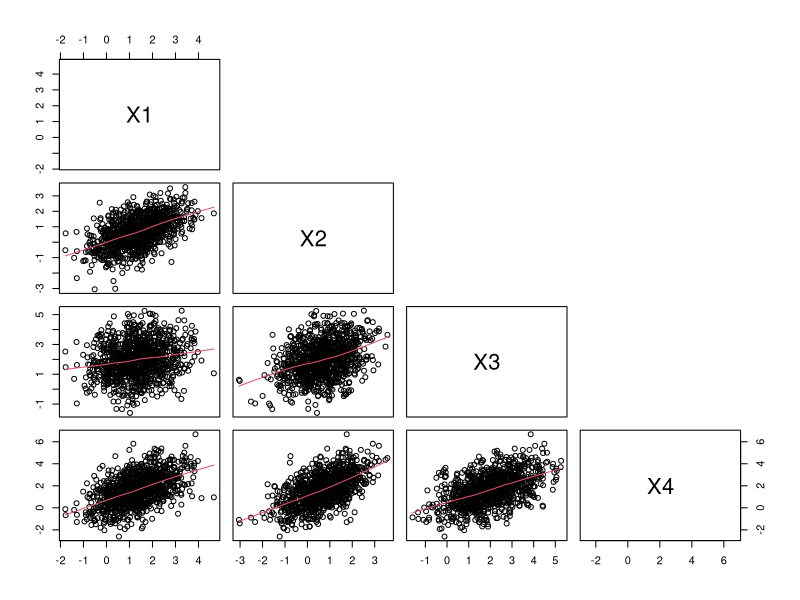
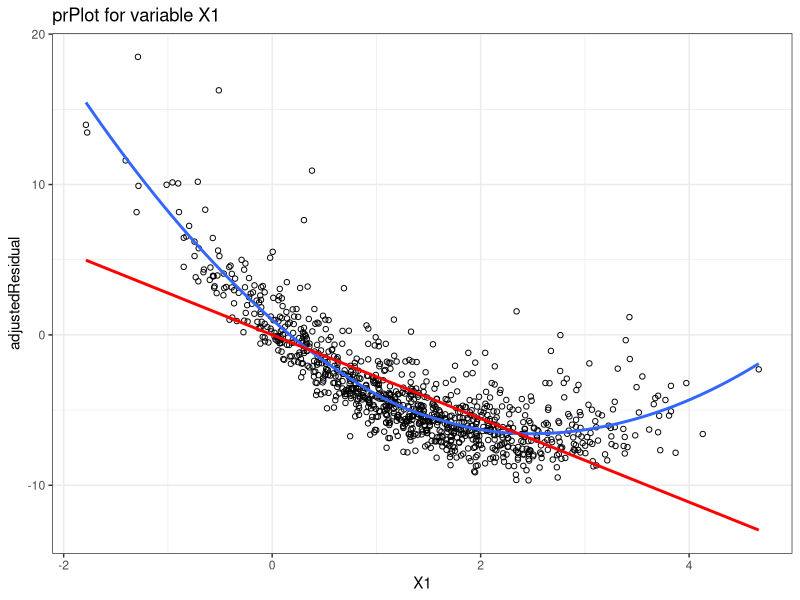
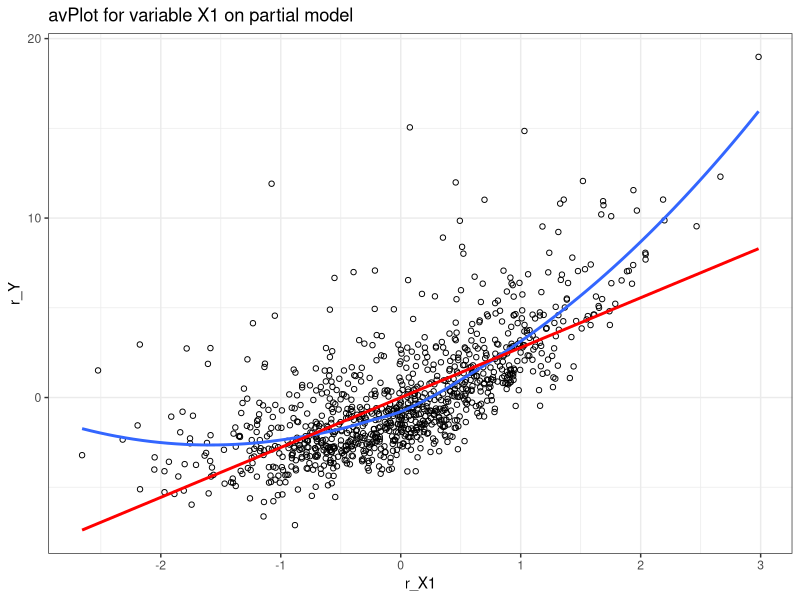
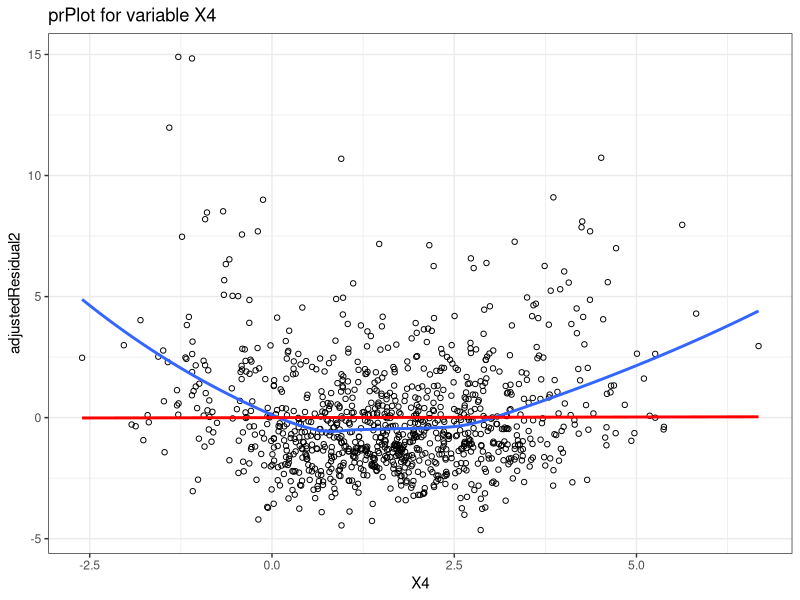
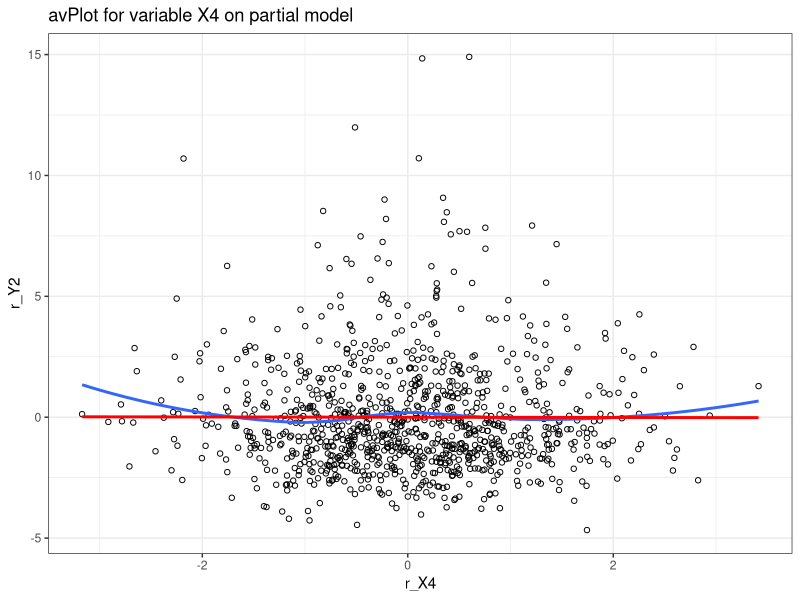
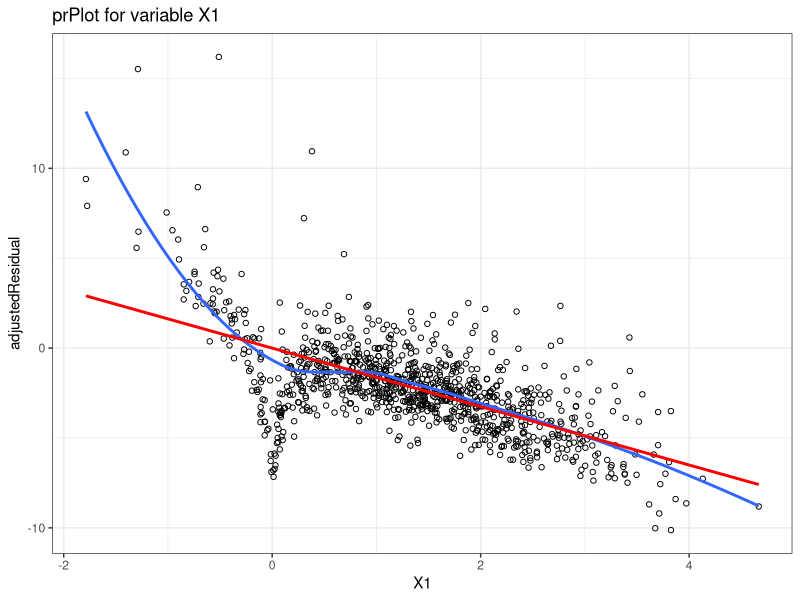
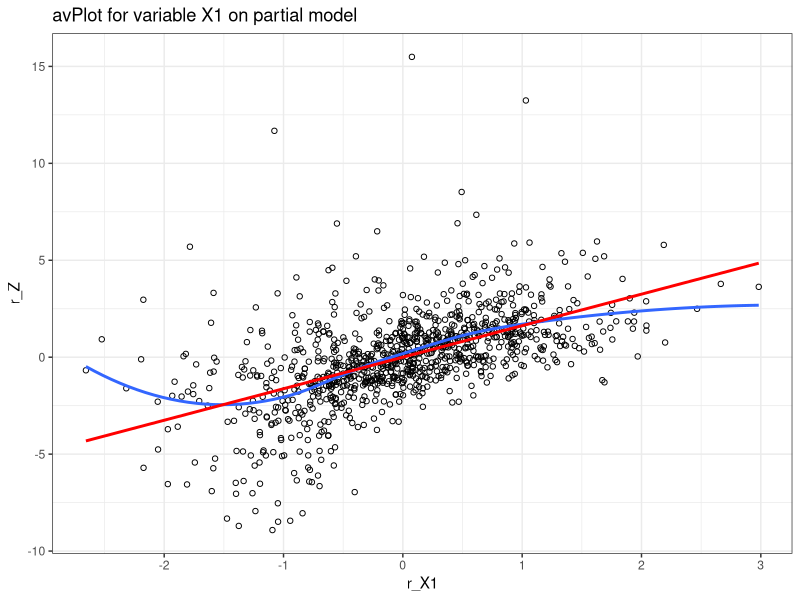

Source code (R) for these figures, in order:
# March 12, 2014
#
# prPlots:
#
#
library(MASS)

set.seed(1234)
mu <- 0.33*sample(1:7, size=4, replace=TRUE)
sigmaDiag <- c(1,1,1.5,2)
sigmaOffDiag <- c(0.5, 0.25, 0.69, 0.45, 0.77, 0.9)
sigma <- matrix(1, nrow=4, ncol=4)
sigma[lower.tri(sigma, diag=FALSE)] <- sigmaOffDiag
diag(sigma) <- sigmaDiag
sigma[upper.tri(sigma)] <- t(sigma)[upper.tri(sigma)]
mean(t(sigma) - sigma == 0)

df <- data.frame(mvrnorm(n=1000, mu=mu, Sigma=sigma))
summary(df)
pairs(x=df, panel=panel.smooth, upper.panel=NULL)
cor(df)


df <- within(df, {X5 <- X1^2
                  X6 <- X2^2
                  Y <- X5 + X6 + X3 + rnorm(n=nrow(df))
                  
                  X7 <- log(.Machine$double.eps + abs(X1))
                  Z <- 2*X7 + X6 + X3 + rnorm(n=nrow(df))
                  }
             )

# full model
fullModelForY <- lm(Y ~ X1 + X2 + X3 + X4, data=df)

# partial model 
partialModelForY <- lm(Y ~ X2 + X3 + X4, data=df)
# regress X1 on partial model
partialModelForX1 <- lm(X1 ~ X2 + X3 + X4, data=df)


df <- within(df, {
  adjustedResidual <- fullModelForY$residuals -
    fullModelForY$coefficients["X1"]*df$X1
  r_Y <- partialModelForY$residuals
  r_X1 <- partialModelForX1$residuals
})

library(ggplot2)

prPlot <- ggplot(data=df, aes(x=X1, y=adjustedResidual)) +
  geom_point(shape=1) +
  stat_smooth(method='loess', se=FALSE) +
  stat_smooth(method='lm', se=FALSE, color='red') +
  theme_bw() +
  labs(title="prPlot for variable X1")
show(prPlot)

avPlot <- ggplot(data=df, aes(x=r_X1, y=r_Y)) +
  geom_point(shape=1) +
  stat_smooth(method='loess', se=FALSE) +
  stat_smooth(method="lm", color='red', se=FALSE) +
  theme_bw() +
  labs(title="avPlot for variable X1 on partial model")

show(avPlot)

# What if we did this for a variable that didn't actually
# contribute to our data-generating procedure?
# (E.g. variable X4)

# partial model 
partialModelForY_2 <- lm(Y ~ X1 + X2 + X3, data=df)
# regress X1 on partial model
partialModelForX4 <- lm(X4 ~ X1 + X2 + X3, data=df)


df <- within(df, {
  adjustedResidual2 <- fullModelForY$residuals -
    fullModelForY$coefficients["X4"]*df$X4
  r_Y2 <- partialModelForY_2$residuals
  r_X4 <- partialModelForX4$residuals
})


prPlot2 <- ggplot(data=df, aes(x=X4, y=adjustedResidual2)) +
  geom_point(shape=1) +
  stat_smooth(method='loess', se=FALSE) +
  stat_smooth(method='lm', se=FALSE, color='red') +
  theme_bw() +
  labs(title="prPlot for variable X4")
show(prPlot2)

avPlot2 <- ggplot(data=df, aes(x=r_X4, y=r_Y2)) +
  geom_point(shape=1) +
  stat_smooth(method='loess', se=FALSE) +
  stat_smooth(method="lm", color='red', se=FALSE) +
  theme_bw() +
  labs(title="avPlot for variable X4 on partial model")

show(avPlot2)

bestModel <- lm(Y ~ I(X1^2) + X2 + X3, data=df)
summary(bestModel) # MSE is 1.633
summary(fullModelForY) # MSE is 2.336

# that was easy, what if we have a log'd predictor, though?

# full model
fullModelForZ <- lm(Z ~ X1 + X2 + X3 + X4, data=df) 
# MSE is 2.7777

# partial model 
partialModelForZ <- lm(Z ~ X2 + X3 + X4, data=df)
# regress X1 on partial model
partialModelForX1_2 <- lm(X1 ~ X2 + X3 + X4, data=df)

df <- within(df, {
  adjustedResidual <- fullModelForZ$residuals - fullModelForZ$coefficients["X1"]*df$X1
  r_Z <- partialModelForZ$residuals
  r_X1 <- partialModelForX1_2$residuals
})

prPlot3 <- ggplot(data=df, aes(x=X1, y=adjustedResidual)) +
  geom_point(shape=1) +
  stat_smooth(method='loess', se=FALSE) +
  stat_smooth(method='lm', se=FALSE, color='red') +
  theme_bw() +
  labs(title="prPlot for variable X1")
show(prPlot3)

avPlot3 <- ggplot(data=df, aes(x=r_X1, y=r_Z)) +
  geom_point(shape=1) +
  stat_smooth(method='loess', se=FALSE) +
  stat_smooth(method="lm", color='red', se=FALSE) +
  theme_bw() +
  labs(title="avPlot for variable X1 on partial model")

show(avPlot3)